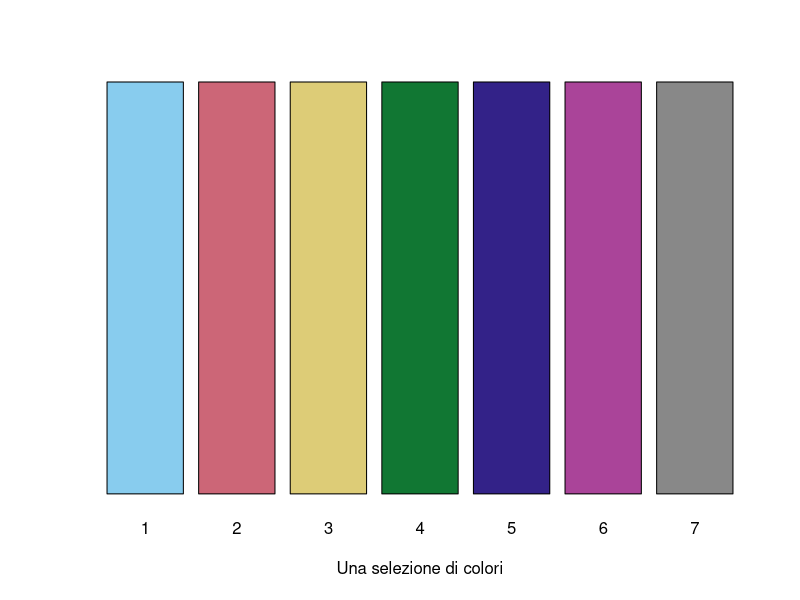

This chart was generated by the following R code:
## ---- chunk 1
#Parametri globali
knitr::opts_chunk$set(dev='svg', fig.width = 5, fig.align = 'center', tidy=FALSE)
## ---- chunk 2

exp(2)

## ---- chunk 3

miei_colori  = c("#88CCEE", "#CC6677", "#DDCC77", "#117733", "#332288", "#AA4499", "#888888")

# mostriamo i colori in un barplot

barplot(rep(1,7), col=miei_colori, names.arg = as.character(1:7), xlab = "Una selezione di colori", axes=FALSE)
